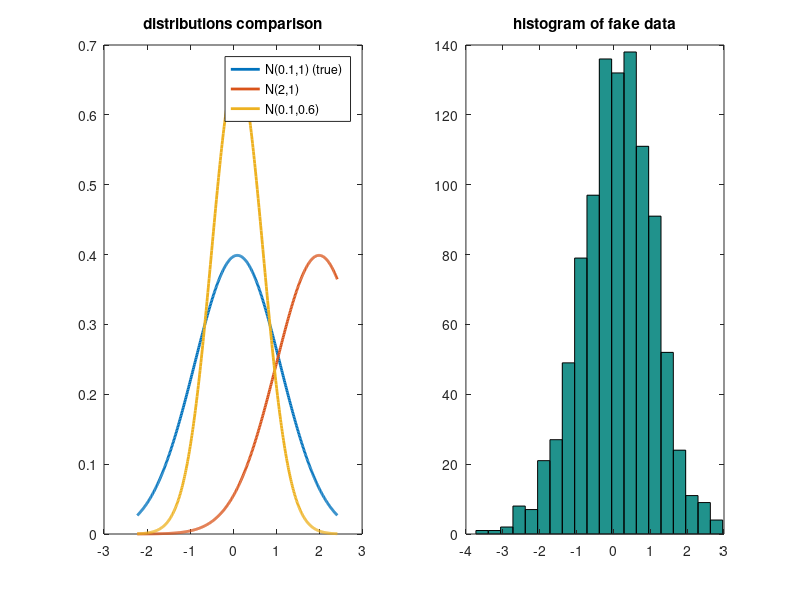

The MATLAB script that drew this image:
mu    = 0.1;    % mean 
sig   = 1;      % std
T     = 1000;    % number of draws

% data generating process
y_obs = mu + sig*randn(T,1);


% try one theta1=[mu1,sig1]
mu1  = 2;
sig1 = 1;
% try one theta2=[mu2,sig2]
mu2  = 0.1;
sig2 = 0.6;

% initial value for the loop
LL2 = 1; LL1 = 1; LLtrue=1;
% compute LK
for t = 1:T
   LL1 = LL1 * 1/(sig1*sqrt(2*pi)) * exp(-(y_obs(t)-mu1)^2/(2*sig1^2));
   LL2 = LL2 * 1/(sig2*sqrt(2*pi)) * exp(-(y_obs(t)-mu2)^2/(2*sig2^2));
   LLtrue = LLtrue * 1/(sig*sqrt(2*pi)) * exp(-(y_obs(t)-mu)^2/(2*sig^2));
end

% support of the distribution
minx = norminv(0.01,mu,sig);
maxx = norminv(0.99,mu,sig);

% plotting result
h=figure;
subplot(1,2,1)
xs = minx:0.01:maxx;
plot(xs,normpdf(xs,mu,sig),'LineWidth',2)
hold on;
plot(xs,normpdf(xs,mu1,sig1),'LineWidth',2)
plot(xs,normpdf(xs,mu2,sig2),'LineWidth',2)
hold off;
legend('N(0.1,1) (true)','N(2,1)','N(0.1,0.6)')
title('distributions comparison')
subplot(1,2,2)
hist(y_obs,20);
title('histogram of fake data')
